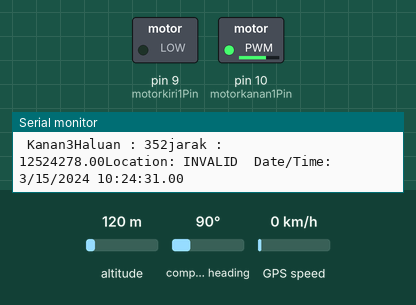
This sketch was run on a simulated Arduino Uno, built with avr-gcc and run on an emulated ATmega328P. On the bench: switched loads named in the sketch (green lamp = pin HIGH), the last lines printed to the serial monitor. The inputs (shaded band) are chosen by the test bench; at power-on: compass heading 90°, altitude 120 m, GPS speed 0 km/h. The GPS gets a fix after 3 s at 37.7749, -122.4194 with 8 satellites.

Above: at 1.8 s.
1.9 s: compass heading set to 180°
At 3.4 s:
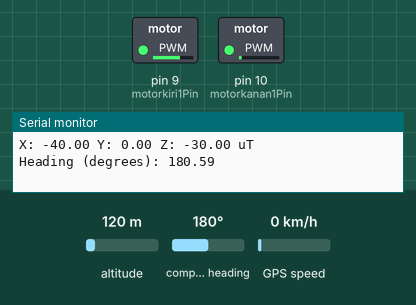
6.2 s: compass heading set to 352°
At 7.9 s:
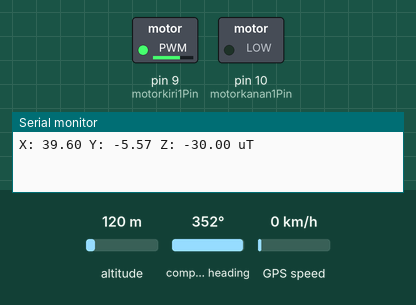
Timing chart, 0 to 9.4 s (numbered marks = the images above; inputs shaded):
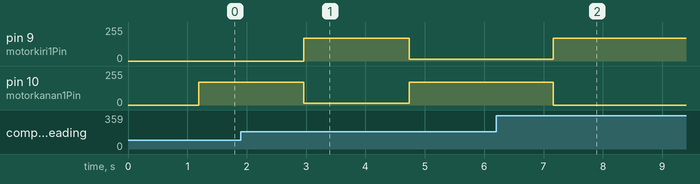

The sketch:

MANGSTAB.ino
```cpp
#include <TinyGPS++.h>
#include <SoftwareSerial.h>
#include <Wire.h>
#include <Adafruit_Sensor.h>
#include <Adafruit_HMC5883_U.h>

static const uint32_t GPSBaud = 9600;
Adafruit_HMC5883_Unified mag = Adafruit_HMC5883_Unified(12345);
TinyGPSPlus gps;
SoftwareSerial g(4, 3);

float lat2, long2;
float headings;
int Haluan;
int tujuan = 1;
int motorkiri1Pin = 9;
int motorkanan1Pin = 10;
int lampusampaiPin = 13;

void displaySensor(void)
{
  sensor_t sensor;
  mag.getSensor(&sensor);
  Serial.println("------------------------------------");
  Serial.print  ("Test Program:   ");
  Serial.println("------------------------------------");
  Serial.println("");
  delay(500);
}

void setup()
{
  Serial.begin(9600);
  g.begin(GPSBaud);

  Serial.println(F("Simple Test with TinyGPS++ and attached NEO-6M GPS module"));
  Serial.print(F("Testing TinyGPS++ library v. ")); Serial.println(TinyGPSPlus::libraryVersion());
  Serial.println();
  displaySensor();
}

void loop()
{
  // This sketch displays information every time a new sentence is correctly encoded from the GPS Module.
  while (g.available() > 0)
    if (gps.encode(g.read()))
      compassNavigate();
}

void compassNavigate()
{
  // Prints the location if lat-lng information was recieved
  Serial.print(F("Location: "));
  if (gps.location.isValid()){
    Serial.print(gps.location.lat(), 6);
    Serial.print(F(","));
    Serial.print(gps.location.lng(), 6);
    Serial.print(F(","));
  }
  else{
    Serial.print(F("INVALID"));
  }

  Serial.print(F("  Date/Time: "));
  if (gps.date.isValid())
  {
    Serial.print(gps.date.month());
    Serial.print(F("/"));
    Serial.print(gps.date.day());
    Serial.print(F("/"));
    Serial.print(gps.date.year());
  }
  else
  {
    Serial.print(F("INVALID"));
  }

  Serial.print(F(" "));
  if (gps.time.isValid())
  {
    if (gps.time.hour() < 10) Serial.print(F("0"));
    Serial.print(gps.time.hour());
    Serial.print(F(":"));
    if (gps.time.minute() < 10) Serial.print(F("0"));
    Serial.print(gps.time.minute());
    Serial.print(F(":"));
    if (gps.time.second() < 10) Serial.print(F("0"));
    Serial.print(gps.time.second());
    Serial.print(F("."));
    if (gps.time.centisecond() < 10) Serial.print(F("0"));
    Serial.print(gps.time.centisecond());
  }
  else
  {
    Serial.print(F("INVALID"));
  }

  Serial.println();
  if(mag.begin()){
  sensors_event_t event;
  mag.getEvent(&event);

  /* Display the results (magnetic vector values are in micro-Tesla (uT)) */
  Serial.print("X: "); Serial.print(event.magnetic.x); Serial.print(" ");
  Serial.print("Y: "); Serial.print(event.magnetic.y); Serial.print(" ");
  Serial.print("Z: "); Serial.print(event.magnetic.z); Serial.print(" ");Serial.println("uT");

  float heading = atan2(event.magnetic.y, event.magnetic.x);

  float declinationAngle = 0.010297442587 ;
  heading += declinationAngle;

  if(heading < 0)
    heading += 2*PI;

  if(heading > 2*PI)
    heading -= 2*PI;

  float headingDegrees = heading * 180/M_PI;
  Serial.print("Heading (degrees): "); Serial.println(headingDegrees);
  headings = headingDegrees;
  delay(500);

  mainNavigate();
  }
}

void mainNavigate(){
  switch (tujuan){
      case 1:
      {
        lat2 = -7.286394;
        long2 = 112.796125;
        break;
      }
      case 2:
      {
        lat2 = -7.286215;
        long2 = 112.796000;
        break;
      }
    }

  double accuracy =
   TinyGPSPlus::distanceBetween(
    gps.location.lat(),
    gps.location.lng(),
    lat2,
    long2);

   double jarak =
   TinyGPSPlus::courseTo(
    gps.location.lat(),
    gps.location.lng(),
    lat2,
    long2);

   Haluan = (360 - (jarak - headings));

    if (accuracy <= 3){
      if (tujuan == 2)
        {
          digitalWrite (lampusampaiPin, HIGH);
          analogWrite(motorkiri1Pin, 0);
          analogWrite(motorkanan1Pin, 0);
          Serial.print("sudah sampai");
        }
       else {
        tujuan += 1;
        Serial.print("tambah");
       }
     }

    if (accuracy > 3){
     if (Haluan > 360)
     {
       Haluan -= 360;
     }
   //BELOK KANAN
    if (Haluan > 290 && Haluan < 359){
      Serial.print(" Kanan3");
      analogWrite(motorkiri1Pin, 0);
      analogWrite(motorkanan1Pin, 170);
    }
    if (Haluan > 220 && Haluan <= 290){
      Serial.print(" Kanan2");
      analogWrite(motorkiri1Pin, 15);
      analogWrite(motorkanan1Pin, 170);
    }
    if (Haluan > 185 && Haluan <= 220){
      Serial.print(" Kanan1");
      analogWrite(motorkiri1Pin, 25);
      analogWrite(motorkanan1Pin, 170);
    }
    if (Haluan > 175 && Haluan <= 185){
      Serial.print(" Gass");
      analogWrite(motorkiri1Pin, 170);
      analogWrite(motorkanan1Pin, 170);
    }

    //BELOK KIRI
    if (Haluan > 1 && Haluan < 70){
      Serial.print(" Kiri3");
      analogWrite(motorkiri1Pin, 170);
      analogWrite(motorkanan1Pin, 0);
    }
    if (Haluan >= 70 && Haluan < 140){
      Serial.print(" Kiri2");
      analogWrite(motorkiri1Pin, 170);
      analogWrite(motorkanan1Pin, 15);
    }
    if (Haluan >= 140 && Haluan <= 175){
      Serial.print(" Kiri1");
      analogWrite(motorkiri1Pin, 170);
      analogWrite(motorkanan1Pin, 25);
    }
   }
   Serial.print("Haluan : ");
   Serial.print(Haluan);
   Serial.print("jarak : ");
   Serial.print(accuracy);
}
```

Measured:
- after the input at 1.9 s, pin 9 (motorkiri1Pin): 0/255 → 170/255 after 1.1 s instead of 2.8 s; pin 10 (motorkanan1Pin): 170/255 → 15/255 after 1.1 s, → 170/255 1.8 s later
- after the input at 6.2 s, pin 9 (motorkiri1Pin): 15/255 → 170/255 after 0.96 s; pin 10 (motorkanan1Pin): 170/255 → 0/255 after 0.96 s
